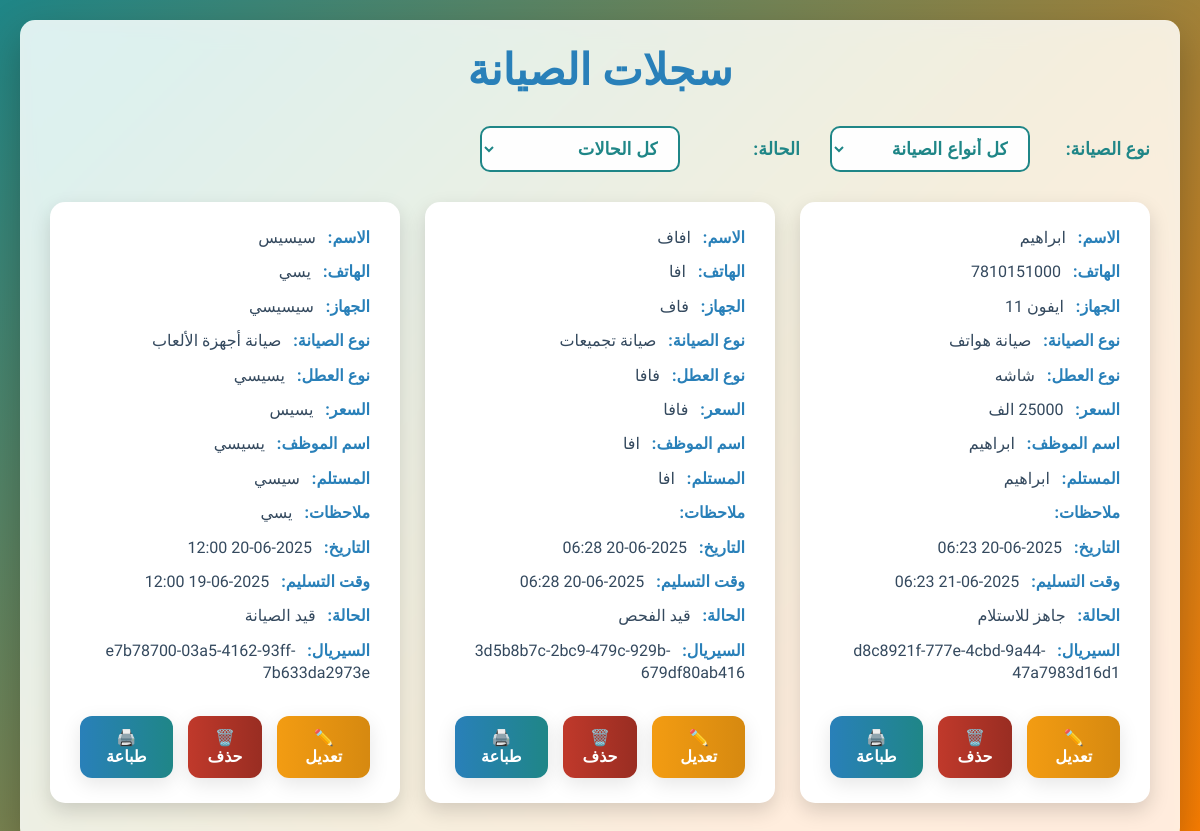
Page /records/ on the earlier database version.
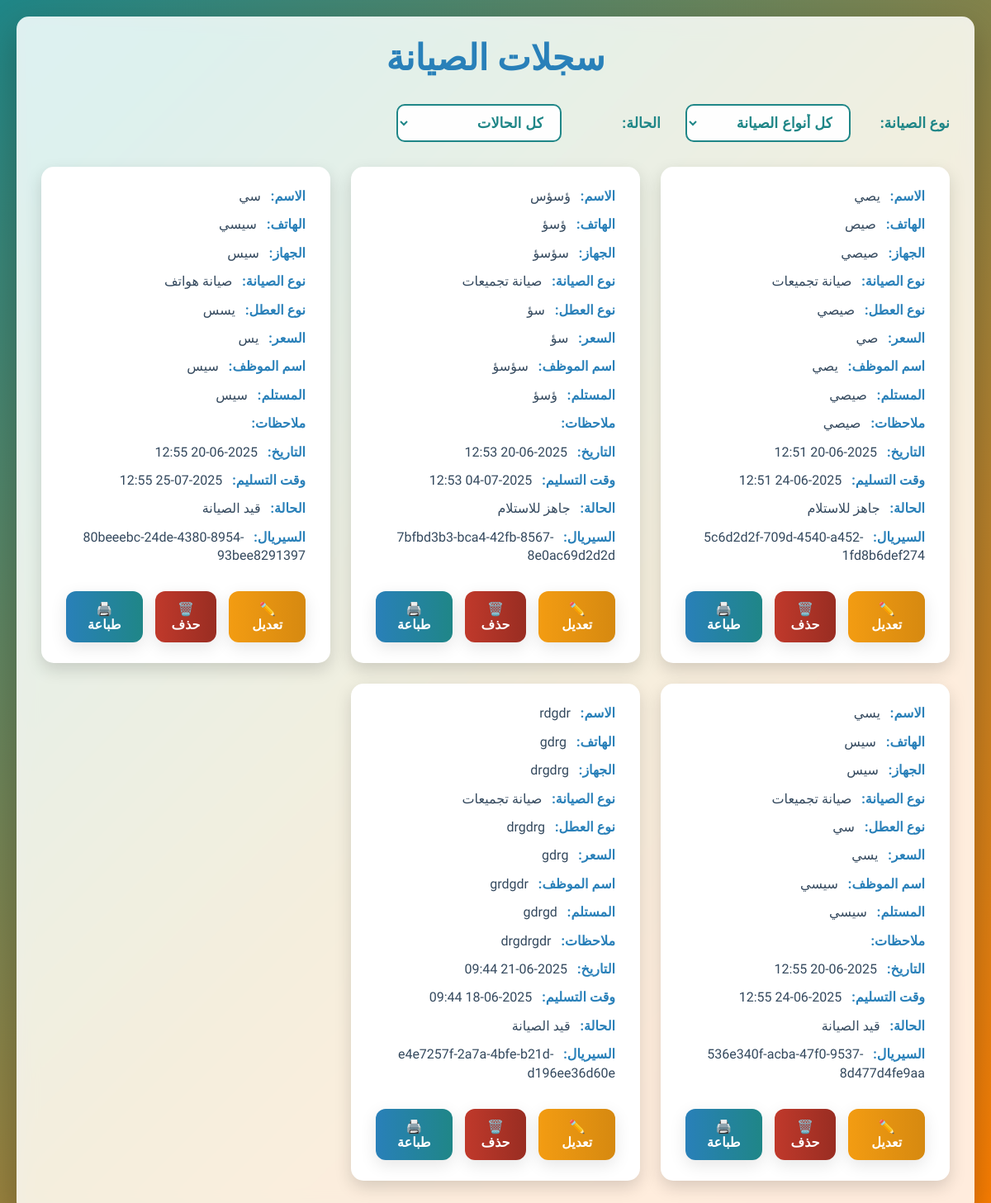
Same page on the later database version.
### maintenance/models.py (models this page shows, shortened)
class MaintenanceRecord(models.Model):
    MAINTENANCE_CHOICES = [
        ('صيانة هواتف', '📱 صيانة هواتف'),
        ('صيانة تجميعات', '💻 صيانة تجميعات'),
        ('صيانة أجهزة الألعاب', '🎮 صيانة أجهزة الألعاب'),
    ]
    STATUS_CHOICES = [
        ('قيد الفحص', '🔍 قيد الفحص'),
        ('قيد الصيانة', '🛠️ قيد الصيانة'),
        ('جاهز للاستلام', '✅ جاهز للاستلام'),
        ('تم التسليم', '📦 تم التسليم'),
    ]
    serial = models.CharField(max_length=100, unique=True, editable=False, default=uuid.uuid4)
    name = models.CharField("اسم الزبون", max_length=100)
    phone = models.CharField("رقم الهاتف", max_length=20)
    price = models.CharField("السعر", max_length=100)
    issue = models.CharField("نوع العطل", max_length=200)
    device = models.CharField("نوع الجهاز", max_length=100)
    maintenance_type = models.CharField("نوع الصيانة", max_length=100, choices=MAINTENANCE_CHOICES)
    employee = models.CharField("اسم الموظف", max_length=100)
    receiver = models.CharField("موظف الاستلام", max_length=100)
    date_time = models.DateTimeField("وقت الاستلام", default=timezone.now)
    delivery_time = models.DateTimeField("وقت التسليم")
    status = models.CharField("حالة الجهاز", max_length=50, choices=STATUS_CHOICES)
    notes = models.TextField("ملاحظات", blank=True)

### maintenance/views.py (the view)
# urls.py: path('records/', records_view, name='records'),
def records_view(request):
    records = MaintenanceRecord.objects.all()
    maintenance_types = records.values_list('maintenance_type', flat=True).distinct().order_by('maintenance_type')
    status_map = {}
    for m_type in maintenance_types:
        status_map[m_type] = list(
            records.filter(maintenance_type=m_type)
                   .values_list('status', flat=True)
                   .distinct()
                   .order_by('status')
        )
    return render(request, 'maintenance/records.html', {
        'records': records,
        'maintenance_types': maintenance_types,
        'status_map': status_map,
        'selected_maintenance_type': request.GET.get('type', ''),
        'selected_status': request.GET.get('status', '')
    })

### maintenance/templates/maintenance/records.html (shortened to what this page needs)
{% load static %}
<!DOCTYPE html>
<html lang="ar" dir="rtl">
<head>
</head>
<body>
  <div class="container">
    <h2>سجلات الصيانة</h2>
    <div class="filters">
      <label for="filterMaintenanceType">نوع الصيانة:</label>
      <select id="filterMaintenanceType" aria-label="فلتر نوع الصيانة">
        <option value="">كل أنواع الصيانة</option>
      </select>
      <label for="filterStatus">الحالة:</label>
      <select id="filterStatus" aria-label="فلتر الحالة">
        <option value="">كل الحالات</option>
      </select>
    </div>
    <div class="cards-container" id="cardsContainer">
      {% for record in records %}
      <div class="card" data-maintenance="{{ record.maintenance_type }}" data-status="{{ record.status }}">
        <div class="field"><strong>الاسم:</strong> {{ record.name }}</div>
        <div class="field"><strong>الهاتف:</strong> {{ record.phone }}</div>
        <div class="field"><strong>الجهاز:</strong> {{ record.device }}</div>
        <div class="field"><strong>نوع الصيانة:</strong> {{ record.maintenance_type }}</div>
        <div class="field"><strong>نوع العطل:</strong> {{ record.issue }}</div>
        <div class="field"><strong>السعر:</strong> {{ record.price }}</div>
        <div class="field"><strong>اسم الموظف:</strong> {{ record.employee }}</div>
        <div class="field"><strong>المستلم:</strong> {{ record.receiver }}</div>
        <div class="field"><strong>ملاحظات:</strong> {{ record.notes }}</div>
        <div class="field"><strong>التاريخ:</strong> {{ record.date_time|date:"Y-m-d H:i" }}</div>
        <div class="field"><strong>وقت التسليم:</strong> {{ record.delivery_time|date:"Y-m-d H:i" }}</div>
        <div class="field"><strong>الحالة:</strong> {{ record.status }}</div>
        <div class="field"><strong>السيريال:</strong> {{ record.serial }}</div>
        <div class="actions">
          <a href="{% url 'edit_record' record.id %}" class="btn btn-warning" title="تعديل">✏️ تعديل</a>
          <form action="{% url 'delete_record' record.id %}" method="post" style="margin:0; flex:1;">
            <button type="submit" class="btn btn-danger" title="حذف" onclick="return confirm('هل أنت متأكد من حذف هذا السجل؟');">🗑️ حذف</button>
          </form>
          <a href="{% url 'print_receipt' record.serial %}" target="_blank" class="btn btn-primary" title="طباعة">🖨️ طباعة</a>
        </div>
      </div>
      {% empty %}
      <p style="color:#c0392b; font-weight: 700; text-align: center; width: 100%;">
        لا توجد بيانات لعرضها
      </p>
      {% endfor %}
    </div>
  </div>
</body>
</html>

Differences in the rows shown:
removed MaintenanceRecord: name "ابراهيم", phone "7810151000", device "ايفون 11", maintenance_type "صيانة هواتف", issue "شاشه", price "25000 الف", employee "ابراهيم", receiver "ابراهيم", date_time "2025-06-20 06:23", delivery_time "2025-06-21 06:23", status "جاهز للاستلام", serial "d8c8921f-777e-4cbd-9a44-47a7983d16d1"
removed MaintenanceRecord: name "افاف", phone "افا", device "فاف", maintenance_type "صيانة تجميعات", issue "فافا", price "فافا", employee "افا", receiver "افا", date_time "2025-06-20 06:28", delivery_time "2025-06-20 06:28", status "قيد الفحص", serial "3d5b8b7c-2bc9-479c-929b-679df80ab416"
removed MaintenanceRecord: name "سيسيس", phone "يسي", device "سيسيسي", maintenance_type "صيانة أجهزة الألعاب", issue "يسيسي", price "يسيس", employee "يسيسي", receiver "سيسي", notes "يسي", date_time "2025-06-20 12:00", delivery_time "2025-06-19 12:00", status "قيد الصيانة", serial "e7b78700-03a5-4162-93ff-7b633da2973e"
added MaintenanceRecord: name "يصي", phone "صيص", device "صيصي", maintenance_type "صيانة تجميعات", issue "صيصي", price "صي", employee "يصي", receiver "صيصي", notes "صيصي", date_time "2025-06-20 12:51", delivery_time "2025-06-24 12:51", status "جاهز للاستلام", serial "5c6d2d2f-709d-4540-a452-1fd8b6def274"
added MaintenanceRecord: name "ؤسؤس", phone "ؤسؤ", device "سؤسؤ", maintenance_type "صيانة تجميعات", issue "سؤ", price "سؤ", employee "سؤسؤ", receiver "ؤسؤ", date_time "2025-06-20 12:53", delivery_time "2025-07-04 12:53", status "جاهز للاستلام", serial "7bfbd3b3-bca4-42fb-8567-8e0ac69d2d2d"
added MaintenanceRecord: name "سي", phone "سيسي", device "سيس", maintenance_type "صيانة هواتف", issue "يسس", price "يس", employee "سيس", receiver "سيس", date_time "2025-06-20 12:55", delivery_time "2025-07-25 12:55", status "قيد الصيانة", serial "80beeebc-24de-4380-8954-93bee8291397"
added MaintenanceRecord: name "يسي", phone "سيس", device "سيس", maintenance_type "صيانة تجميعات", issue "سي", price "يسي", employee "سيسي", receiver "سيسي", date_time "2025-06-20 12:55", delivery_time "2025-06-24 12:55", status "قيد الصيانة", serial "536e340f-acba-47f0-9537-8d477d4fe9aa"
added MaintenanceRecord: name "rdgdr", phone "gdrg", device "drgdrg", maintenance_type "صيانة تجميعات", issue "drgdrg", price "gdrg", employee "grdgdr", receiver "gdrgd", notes "drgdrgdr", date_time "2025-06-21 09:44", delivery_time "2025-06-18 09:44", status "قيد الصيانة", serial "e4e7257f-2a7a-4bfe-b21d-d196ee36d60e"
